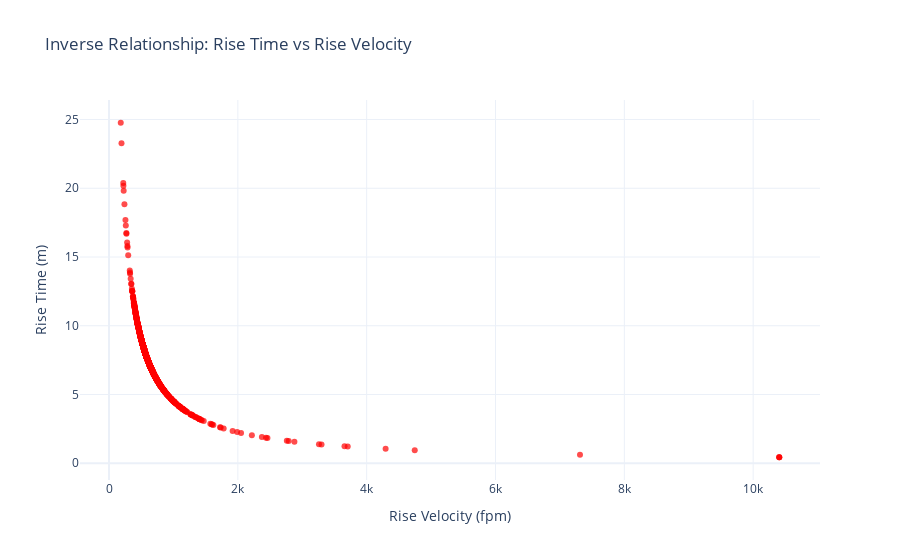

Notebook cell for this chart:
### Code cell
# Create Plotly figure
fig = go.Figure()

# Add scatter plot
fig.add_trace(go.Scatter(
    x=df_z['Rise Velocity (fpm)'],  
    y=df_z['Rise Time (m)'],  
    mode='markers',  
    marker=dict(size=6, color='red', opacity=0.7),  
    name='Rise Time vs Velocity'
))

# Customize layout
fig.update_layout(
    title='Inverse Relationship: Rise Time vs Rise Velocity',
    xaxis_title='Rise Velocity (fpm)',
    yaxis_title='Rise Time (m)',
    template='plotly_white'
)

# Show plot
fig.show()

### Figure 1 — Plotly figure (JSON) as saved in the notebook; plotly's stock layout.template omitted (floating-point values rounded to 4 significant figures; data arrays with more than 128 entries replaced by an {"elided": "..."} marker saying what was removed)
{"data": [{"marker": {"color": "red", "opacity": 0.7, "size": 6}, "mode": "markers", "name": "Rise Time vs Velocity", "type": "scatter", "x": {"elided": "1668 float values"}, "y": {"elided": "1668 float values"}}], "layout": {"title": {"text": "Inverse Relationship: Rise Time vs Rise Velocity"}, "xaxis": {"title": {"text": "Rise Velocity (fpm)"}}, "yaxis": {"title": {"text": "Rise Time (m)"}}}}
